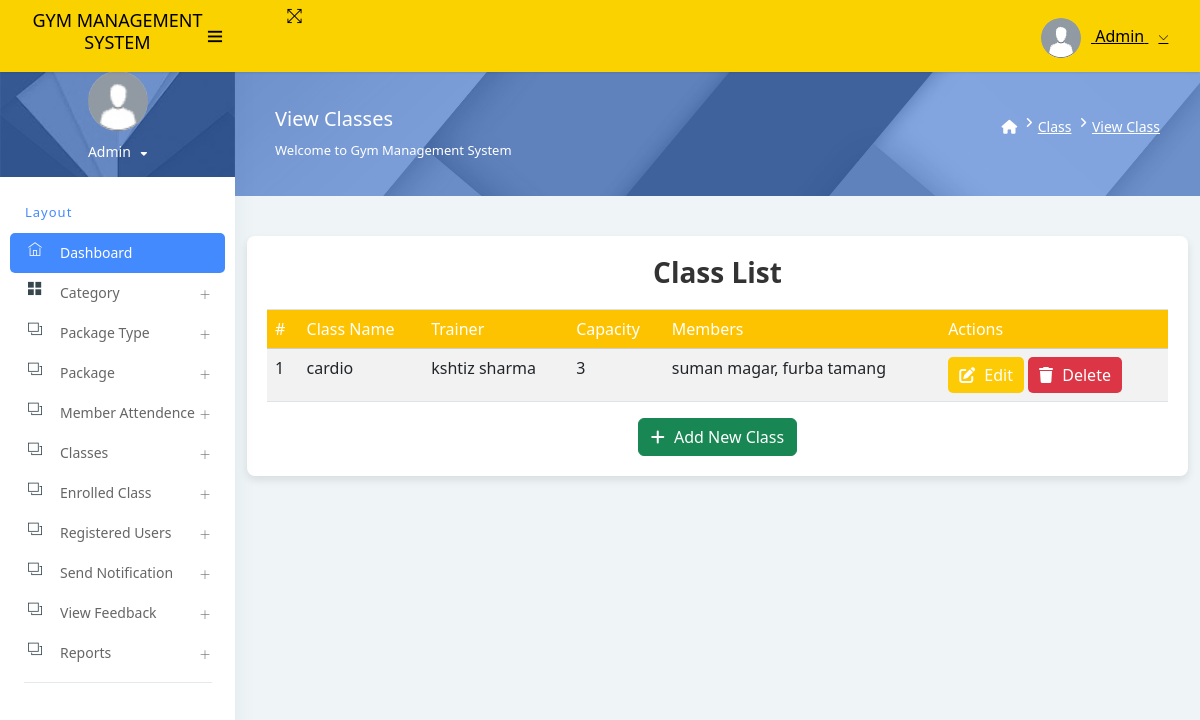
Before: /classlist/ with the older database file.
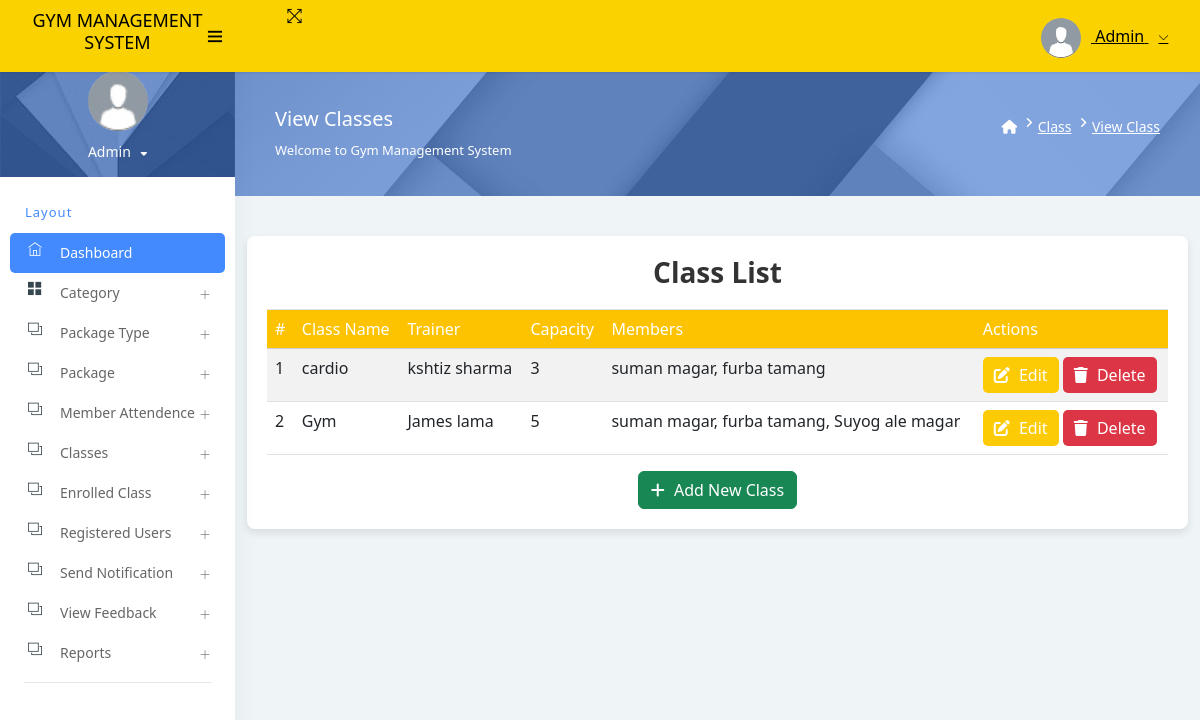
After: the same page with the newer database file.
### app/models.py (models this page shows, shortened)
class Class(models.Model):
    name = models.CharField(max_length=100)
    trainer = models.ForeignKey(Trainer, on_delete=models.SET_NULL, null=True, blank=True)
    schedule = models.CharField(max_length=255, default="To be determined")  # e.g., "Monday, Wednesday 6:00 PM"
    capacity = models.PositiveIntegerField()
    members = models.ManyToManyField(Signup, blank=True)
    creationdate = models.DateTimeField(auto_now_add=True)

class Trainer(models.Model):
    STATUS_CHOICES = [
        ('active', 'Active'),
        ('on_leave', 'On Leave'),
        ('inactive', 'Inactive'),
    ]
    user = models.OneToOneField(User, on_delete=models.CASCADE, null=True, blank=True)
    first_name = models.CharField(max_length=100, null=True)
    last_name = models.CharField(max_length=100, null=True)
    email = models.EmailField(null=True, blank=True)
    phone = models.CharField(max_length=15)
    address = models.TextField()
    experience = models.PositiveIntegerField(null=True, blank=True)
    is_verified = models.BooleanField(default=False)
    status = models.CharField(
        max_length=10,
        choices=STATUS_CHOICES,
        default='inactive'
    )
    profile_url = models.URLField(max_length=200, blank=True, null=True)
    profile_photo = models.ImageField(upload_to='trainer_photos/', blank=True, null=True)
    cv = models.FileField(upload_to='trainer_cvs/', blank=True, null=True)
    created_at = models.DateTimeField(auto_now_add=True)

class Signup(models.Model):
    user = models.OneToOneField(User, on_delete=models.CASCADE, null=True)  # One-to-One link with User
    profile_pic = models.ImageField(upload_to='profile_pics/', null=True, blank=True)
    mobile = models.CharField(max_length=15, null=True)
    state = models.CharField(max_length=150, null=True)
    city = models.CharField(max_length=150, null=True)
    address = models.CharField(max_length=200, null=True)
    creationdate = models.DateTimeField(auto_now_add=True)

### app/views.py (the view)
# urls.py: path('classlist/', class_list, name='classlist'),
def class_list(request):
    classes = Class.objects.all()
    return render(request, 'admin/classlist.html', {'classes': classes})

### templates/admin/classlist.html (shortened to what this page needs)
{% extends 'admin_base.html' %}
{% load static %}
{% block main %}
<div class="page-header">
    <div class="page-block">
        <div class="row align-items-center">
            <div class="col-md-8">
                <div class="page-header-title">
                    <h5 class="m-b-10">View Classes</h5>
                    <p class="m-b-0">Welcome to Gym Management System</p>
                </div>
            </div>
            <div class="col-md-4">
                <ul class="breadcrumb-title">
                    <li class="breadcrumb-item">
                        <a href="{% url 'admin_home' %}"> <i class="fa fa-home"></i> </a>
                    </li>
                    <li class="breadcrumb-item"><a href="#">Class</a></li>
                    <li class="breadcrumb-item"><a href="#">View Class</a></li>
                </ul>
            </div>
        </div>
    </div>
</div>
<link rel="stylesheet" href="https://cdn.jsdelivr.net/npm/bootstrap@5.3.0/dist/css/bootstrap.min.css">
<link rel="stylesheet" href="https://cdnjs.cloudflare.com/ajax/libs/font-awesome/6.4.0/css/all.min.css">
<div class="container">
    <div class="table-container">
        <h3>Class List</h3>
        <table class="table table-striped">
            <thead>
                <tr>
                    <th>#</th>
                    <th>Class Name</th>
                    <th>Trainer</th>
                    <th>Capacity</th>
                    <th>Members</th>
                    <th>Actions</th>
                </tr>
            </thead>
            <tbody>
                {% for class in classes %}
                <tr>
                    <td>{{ forloop.counter }}</td>
                    <td>{{ class.name }}</td>
                    <td>{{ class.trainer.first_name }} {{ class.trainer.last_name }}</td>
                    <td>{{ class.capacity }}</td>
                    <td>
                        {% if class.members.all %}
                            {% for member in class.members.all %}
                                {{ member.user.first_name }} {{ member.user.last_name }}{% if not forloop.last %}, {% endif %}
                            {% endfor %}
                        {% else %}
                            <em>No Members</em>
                        {% endif %}
                    </td>
                    <td>
                        <a href="{% url 'edit_class' class.id %}" class="btn btn-edit">
                            <i class="fa fa-edit"></i> Edit
                        </a>
                        <button type="button" class="btn btn-delete" data-bs-toggle="modal" data-bs-target="#deleteModal{{ class.id }}">
                            <i class="fa fa-trash"></i> Delete
                        </button>
                    </td>
                </tr>
                {% empty %}
                <tr>
                    <td colspan="6" class="text-center">No classes available.</td>
                </tr>
                {% endfor %}
            </tbody>
        </table>
        <div class="text-center mt-3">
            <a href="{% url 'add_class' %}" class="btn btn-success">
                <i class="fa fa-plus"></i> Add New Class
            </a>
        </div>
    </div>
</div>
{% endblock %}

Changed rows visible on the page:
added Class: name "Gym", trainer.first_name "James", trainer.last_name "lama", capacity "5", Signup (user.first_name "suman", user.last_name "magar"), Signup (user.first_name "furba", user.last_name "tamang")
now on this page (row edited): Signup: user.first_name "Suyog", user.last_name "ale magar", shown under "Gym"
